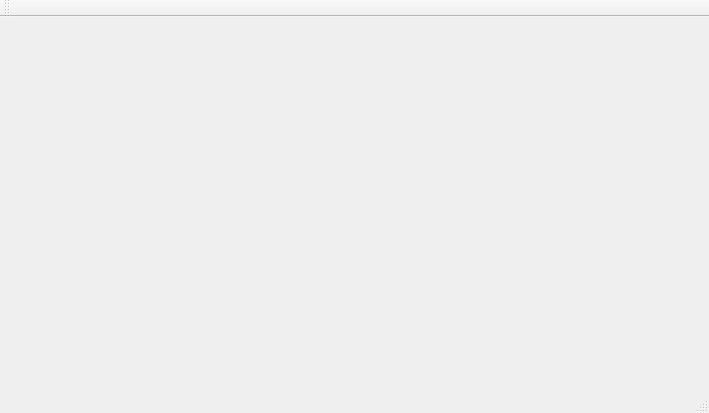
<?xml version="1.0" encoding="UTF-8"?>
<ui version="4.0">
 <class>MainWindow</class>
 <widget class="QMainWindow" name="MainWindow">
  <property name="geometry">
   <rect>
    <x>0</x>
    <y>0</y>
    <width>709</width>
    <height>413</height>
   </rect>
  </property>
  <property name="windowTitle">
   <string>MainWindow</string>
  </property>
  <widget class="QWidget" name="centralWidget">
   <widget class="QLabel" name="label">
    <property name="geometry">
     <rect>
      <x>20</x>
      <y>30</y>
      <width>651</width>
      <height>311</height>
     </rect>
    </property>
    <property name="text">
     <string/>
    </property>
   </widget>
  </widget>
  <widget class="QMenuBar" name="menuBar">
   <property name="geometry">
    <rect>
     <x>0</x>
     <y>0</y>
     <width>709</width>
     <height>25</height>
    </rect>
   </property>
  </widget>
  <widget class="QToolBar" name="mainToolBar">
   <attribute name="toolBarArea">
    <enum>TopToolBarArea</enum>
   </attribute>
   <attribute name="toolBarBreak">
    <bool>false</bool>
   </attribute>
  </widget>
  <widget class="QStatusBar" name="statusBar"/>
 </widget>
 <layoutdefault spacing="6" margin="11"/>
 <resources/>
 <connections/>
</ui>
